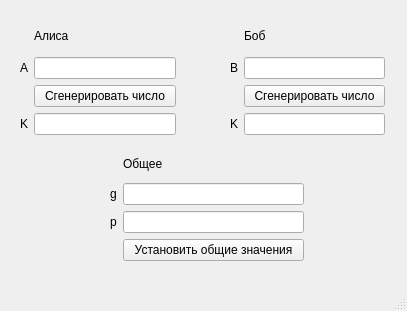
<?xml version="1.0" encoding="UTF-8"?>
<ui version="4.0">
 <class>MainWindow</class>
 <widget class="QMainWindow" name="MainWindow">
  <property name="geometry">
   <rect>
    <x>0</x>
    <y>0</y>
    <width>407</width>
    <height>311</height>
   </rect>
  </property>
  <property name="windowTitle">
   <string>MainWindow</string>
  </property>
  <widget class="QWidget" name="centralwidget">
   <widget class="QWidget" name="">
    <property name="geometry">
     <rect>
      <x>110</x>
      <y>150</y>
      <width>194</width>
      <height>111</height>
     </rect>
    </property>
    <layout class="QGridLayout" name="gridLayout_3">
     <item row="2" column="0">
      <widget class="QLabel" name="label_4">
       <property name="text">
        <string>g</string>
       </property>
      </widget>
     </item>
     <item row="3" column="1">
      <widget class="QLineEdit" name="World_p"/>
     </item>
     <item row="3" column="0">
      <widget class="QLabel" name="label_5">
       <property name="text">
        <string>p</string>
       </property>
      </widget>
     </item>
     <item row="2" column="1">
      <widget class="QLineEdit" name="World_g"/>
     </item>
     <item row="1" column="1">
      <widget class="QLabel" name="label_3">
       <property name="text">
        <string>Общее</string>
       </property>
      </widget>
     </item>
     <item row="4" column="1">
      <widget class="QPushButton" name="setWorld">
       <property name="text">
        <string>Установить общие значения</string>
       </property>
      </widget>
     </item>
    </layout>
   </widget>
   <widget class="QWidget" name="">
    <property name="geometry">
     <rect>
      <x>20</x>
      <y>20</y>
      <width>156</width>
      <height>115</height>
     </rect>
    </property>
    <layout class="QGridLayout" name="gridLayout_4">
     <item row="0" column="0">
      <layout class="QGridLayout" name="gridLayout">
       <item row="0" column="1">
        <widget class="QLabel" name="label">
         <property name="text">
          <string>Алиса</string>
         </property>
        </widget>
       </item>
       <item row="1" column="0">
        <widget class="QLabel" name="label_8">
         <property name="text">
          <string>А</string>
         </property>
        </widget>
       </item>
       <item row="1" column="1">
        <widget class="QLineEdit" name="generation_A"/>
       </item>
       <item row="2" column="1">
        <widget class="QPushButton" name="genA">
         <property name="text">
          <string>Сгенерировать число</string>
         </property>
        </widget>
       </item>
      </layout>
     </item>
     <item row="1" column="0">
      <layout class="QHBoxLayout" name="horizontalLayout">
       <item>
        <widget class="QLabel" name="label_9">
         <property name="text">
          <string>K</string>
         </property>
        </widget>
       </item>
       <item>
        <widget class="QLineEdit" name="A_K"/>
       </item>
      </layout>
     </item>
    </layout>
   </widget>
   <widget class="QWidget" name="">
    <property name="geometry">
     <rect>
      <x>230</x>
      <y>20</y>
      <width>155</width>
      <height>115</height>
     </rect>
    </property>
    <layout class="QGridLayout" name="gridLayout_5">
     <item row="0" column="0">
      <layout class="QGridLayout" name="gridLayout_2">
       <item row="1" column="1">
        <widget class="QLabel" name="label_2">
         <property name="text">
          <string>Боб</string>
         </property>
        </widget>
       </item>
       <item row="2" column="1">
        <widget class="QLineEdit" name="generation_B"/>
       </item>
       <item row="2" column="0">
        <widget class="QLabel" name="label_6">
         <property name="text">
          <string>B</string>
         </property>
        </widget>
       </item>
       <item row="3" column="1">
        <widget class="QPushButton" name="genB">
         <property name="text">
          <string>Сгенерировать число</string>
         </property>
        </widget>
       </item>
      </layout>
     </item>
     <item row="1" column="0">
      <layout class="QHBoxLayout" name="horizontalLayout_2">
       <item>
        <widget class="QLabel" name="label_7">
         <property name="text">
          <string>K</string>
         </property>
        </widget>
       </item>
       <item>
        <widget class="QLineEdit" name="B_K"/>
       </item>
      </layout>
     </item>
    </layout>
   </widget>
  </widget>
  <widget class="QMenuBar" name="menubar">
   <property name="geometry">
    <rect>
     <x>0</x>
     <y>0</y>
     <width>407</width>
     <height>26</height>
    </rect>
   </property>
  </widget>
  <widget class="QStatusBar" name="statusbar"/>
 </widget>
 <resources/>
 <connections/>
</ui>
